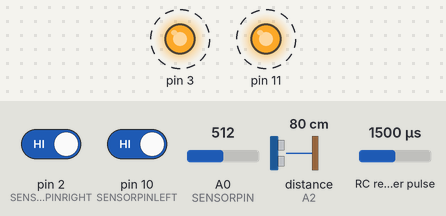
The sketch below on a simulated Arduino Uno, built with avr-gcc and run on an emulated ATmega328P. On the bench: output pins drawn as LEDs (lit = HIGH). Wiring (inferred from the names in the program): RC receiver channel: data A5. Dashed ring = blinking. The inputs (shaded band) are chosen by the test bench; at power-on: pin 2 (SENSORPINRIGHT) HIGH, pin 10 (SENSORPINLEFT) HIGH, A0 (SENSORPIN) = 512, distance to the obstacle (sensor on A2) 80 cm, RC receiver pulse 1500 µs. The echo pulse lasts 58.3 µs per cm.

Above: at 1.2 s.
1.3 s: pin 2 (SENSORPINRIGHT) driven LOW
At 1.6 s:
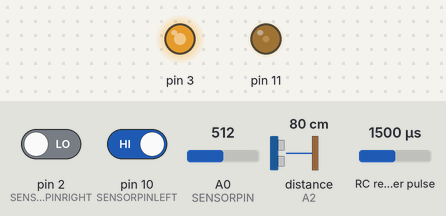
4.3 s: pin 10 (SENSORPINLEFT) driven LOW
At 4.8 s:
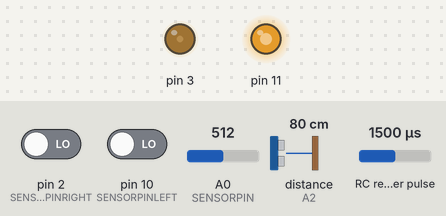
7.3 s: pin 10 (SENSORPINLEFT) driven HIGH
10.3 s: pin 2 (SENSORPINRIGHT) driven HIGH
13.3 s: A0 (SENSORPIN) set to 181
16.3 s: A0 (SENSORPIN) set to 150
Timing chart, 0 to 18.8 s (numbered marks = the images above; inputs shaded):
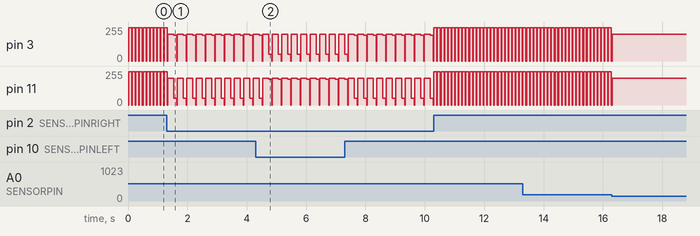

The sketch:

RobotPlatform-v11.ino
```cpp
// --- Robot Specification -----------------------------------------
//
// Left = B, Right = A
//
// Pin Mapping
//                          13 Direction Motor B - Out
//                          12 Direction Motor A - Out
//                          11 PWM Motor B - Out
//                          10 RC-Channel 6 - In / Bumper B
//                           9 Speed B - In
//                           8 Speed A - In
//                           7 RC-Channel 4 - In
//                           6 RC-Channel 3 - In
//   A0   Distance IR - In   5 RC-Channel 2 - In
//   A1   Trigger - Out      4 RC-Channel 1 - In
//   A2   Distance Echo - In 3 PWM Motor A - Out
//   A3                      2 Bumper A - In
//   A4                      1 Bumper B - In
//   A5                      0
//

// --- Libraries ---------------------------------------------------
//
#include <DistanceSensor_Lib.h>
#include <ArdumotoDriver_Lib.h>
#include <NewPing.h>

// --- Constants ---------------------------------------------------
//

// --- Debugging ---
#define DEBUGGING 0
#define DEBUGGING2 0

#define FREEDRIVE 1

// --- NewPing ---
#define TRIGGER_PIN  A1  // Arduino pin tied to trigger pin on the ultrasonic sensor.
#define ECHO_PIN     A2  // Arduino pin tied to echo pin on the ultrasonic sensor.
#define MAX_DISTANCE 400 // Maximum distance we want to ping for (in centimeters). Maximum sensor distance is rated at 400-500cm.


// --- Motor Board ---
//     Fixed by the Ardumoto Board
// PWM control for motor output A is on digital pin 3
// PWM control for motor output B is on digital pin 11
// Direction control for motor outputs A is on digital pin 12
// Direction control for motor outputs B is on digital pin 13
#define RIGHT_MOTOR_INIT 0    // Motor A = 0
#define LEFT_MOTOR_INIT 1     // Motor B = 1

// --- Pin Constants ---
//     Distance sensor
#define SENSORPIN A0
#define CLOSEENOUGH 30
#define CLOSEENOUGH2 50
//     Bumper sensors
#define SENSORPINLEFT 10 // or 1
#define SENSORPINRIGHT 2
//     Channels
#define Ch1Pin 4
#define Ch2Pin 5
#define Ch3Pin 6
#define Ch4Pin 7
#define Ch5Pin A5 // is realy 10 // to-do: add in comment above

// --- Speed Constants ---
#define NORMALSPEED 200
#define TURNRIGHT -250
#define TURNLEFT 250
#define LEFTSPEEDFACTOR 1.02

// --- Timer Constants ---
#define NORMALDELAY 100
#define TURNDELAY 200

// --- Variables ---------------------------------------------------
//
int ch1; // Here's where we'll keep our channel values
int ch2;
int ch3;
int ch4;
int ch5;
int Speed; // Forward/Back speed
int Turn; // Turning Factor
boolean LeftHit;
boolean RightHit;
boolean ToClose;
boolean ToClose2;
NewPing sonar(TRIGGER_PIN, ECHO_PIN, MAX_DISTANCE); // NewPing setup of pins and maximum distance.


// --- Create Instances --------------------------------------------
//
// Motors
ArdumotoDriverClass MotorLeft(LEFT_MOTOR_INIT);
ArdumotoDriverClass MotorRight(RIGHT_MOTOR_INIT);

// sensors
DistanceSensorClass Sensor1(SENSORPIN);

// --- Functions ---------------------------------------------------
//
void SetDriveSpeeds(int DriveSpeed, int DriveTurn)
{
  int TurnFactor = 10; // out of 10
  MotorLeft.setSpeed(DriveSpeed+(DriveTurn*TurnFactor/10));
  MotorRight.setSpeed(DriveSpeed-(DriveTurn*TurnFactor/10));
}

// --- Initiallization ---------------------------------------------
//
void setup()
{
  Serial.begin(9600);
  pinMode(SENSORPINLEFT, INPUT_PULLUP);
  pinMode(SENSORPINRIGHT, INPUT_PULLUP);
  pinMode(Ch1Pin, INPUT); // Set our RC  input pins as such
  pinMode(Ch2Pin, INPUT);
  pinMode(Ch3Pin, INPUT);
  pinMode(Ch4Pin, INPUT);
  pinMode(Ch5Pin, INPUT);
}

// --- Main Loop ---------------------------------------------------
//
void loop()
{
  if (DEBUGGING == 1)
  {
    // Do Not Move
    Serial.print("Tests 1: IR: ");
    Serial.print(Sensor1.getDistanceRaw());
    Serial.print("-");
    Serial.print(Sensor1.getDistanceVolt());
    Serial.print("-");
    Serial.print(Sensor1.getDistanceCentimeter());
    Serial.print(", L-R: ");
    Serial.print(digitalRead(SENSORPINLEFT));
    Serial.print("-");
    Serial.print(digitalRead(SENSORPINRIGHT));
    Serial.print(", Sonar: ");
    Serial.print(sonar.ping()/ US_ROUNDTRIP_CM);

    Serial.print("\n");
    delay(300);
  }
  else
  {
    // Move
    ch5 = pulseIn(Ch5Pin, HIGH, 25000);
    if (FREEDRIVE==1) { ch5 = 1600;}
    if (ch5 < 1000)
    {
      SetDriveSpeeds(0, 0);
    }
    if ((ch5 > 1000) && (ch5 < 1500))
    {
      // Move on Remote Control
      ch1 = pulseIn(Ch1Pin, HIGH, 25000); // Read the pulse width of
      ch2 = pulseIn(Ch2Pin, HIGH, 25000); // each channel
      ch3 = pulseIn(Ch3Pin, HIGH, 25000);
      ch4 = pulseIn(Ch4Pin, HIGH, 25000);
      Speed = map(ch3, 800,1800, -500, 500);  // Center over zero
      Speed = constrain(Speed, -255, 255);    // Rescale, perhaps replace with map
      Turn = map(ch2,800,1800,-500,500);
      Turn = constrain(Turn, -255, 255);
      if (Speed > -40 && Speed < 40)
      {
        Speed = 0;
      }
      SetDriveSpeeds(Speed, -Turn);
    }
    else if (ch5 > 1500)
    {
      // Run Free
      // While no hit, run
      unsigned int uS = sonar.ping(); // Send ping, get ping time in microseconds (uS).
      ToClose2 = (uS / US_ROUNDTRIP_CM) <= CLOSEENOUGH2; // Convert ping time to distance in cm and print result (0 = outside set distance range)
      LeftHit = ! digitalRead(SENSORPINLEFT);
      RightHit = ! digitalRead(SENSORPINRIGHT);
      ToClose = Sensor1.getDistanceCentimeter() <= CLOSEENOUGH;

      if (DEBUGGING2 == 1)
      {
      ToClose = false;

        Serial.print("tests 2: ");
        Serial.print(LeftHit);
        Serial.print("-");
        Serial.print(LeftHit);
        Serial.print("-");
        Serial.print(ToClose);
        Serial.print("-");
        Serial.print(ToClose2);
        Serial.print("\n");
        delay(300);

      }

      if (!(LeftHit || RightHit || ToClose||ToClose2))
      {

        SetDriveSpeeds(NORMALSPEED, 0);
        delay(NORMALDELAY);
      }
      else
      {
        if (LeftHit)
        {
          SetDriveSpeeds(-NORMALSPEED, 0);
          delay(TURNDELAY);
          SetDriveSpeeds(-NORMALSPEED, TURNRIGHT);
        }
        else if (RightHit)
        {
          SetDriveSpeeds(-NORMALSPEED, 0);
          delay(TURNDELAY);
          SetDriveSpeeds(-NORMALSPEED, TURNLEFT);
        }
        else
        {
          SetDriveSpeeds(0, TURNLEFT);
        }
        delay(NORMALDELAY);
        SetDriveSpeeds(0, 0);
      }
    }
  }
}
```

Measured:
- by itself, pin 3, pin 11: alternates 250/255 for 0.10 s and 0/255 for 0.02 s
